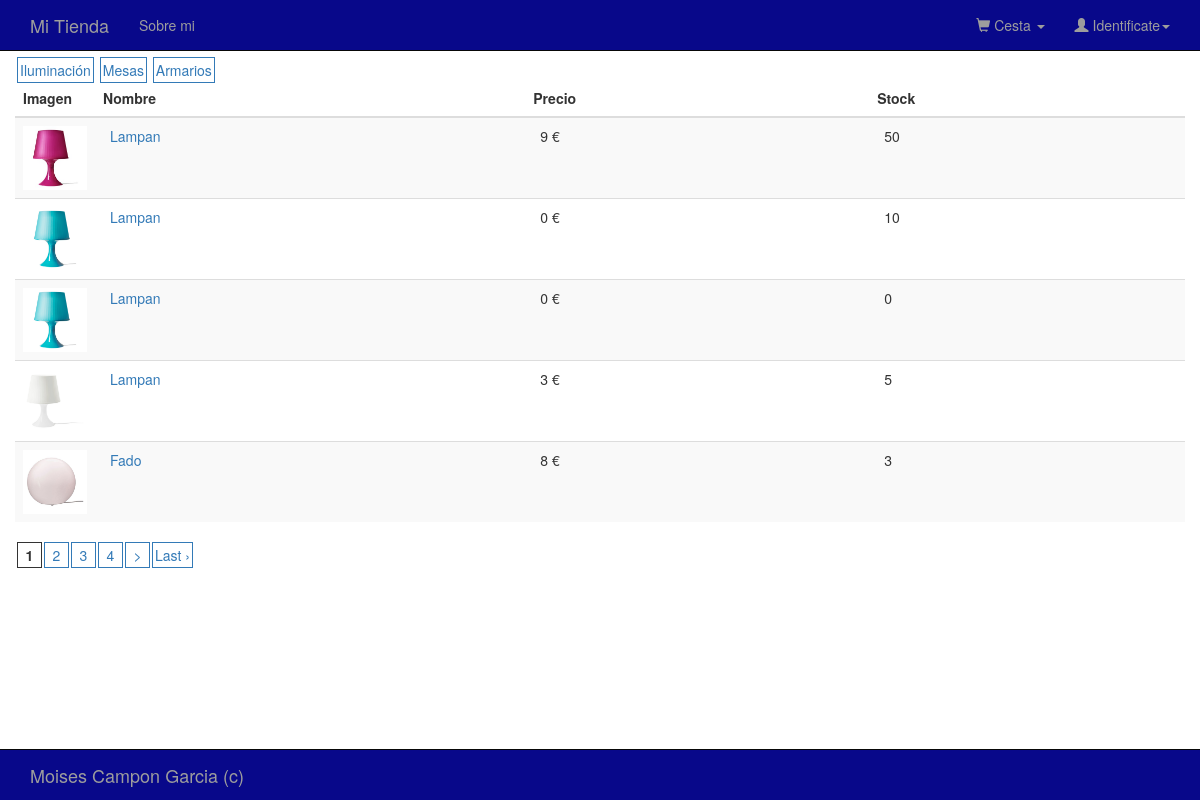
The app's page /index.php/home/ShowProductList/23, older data.
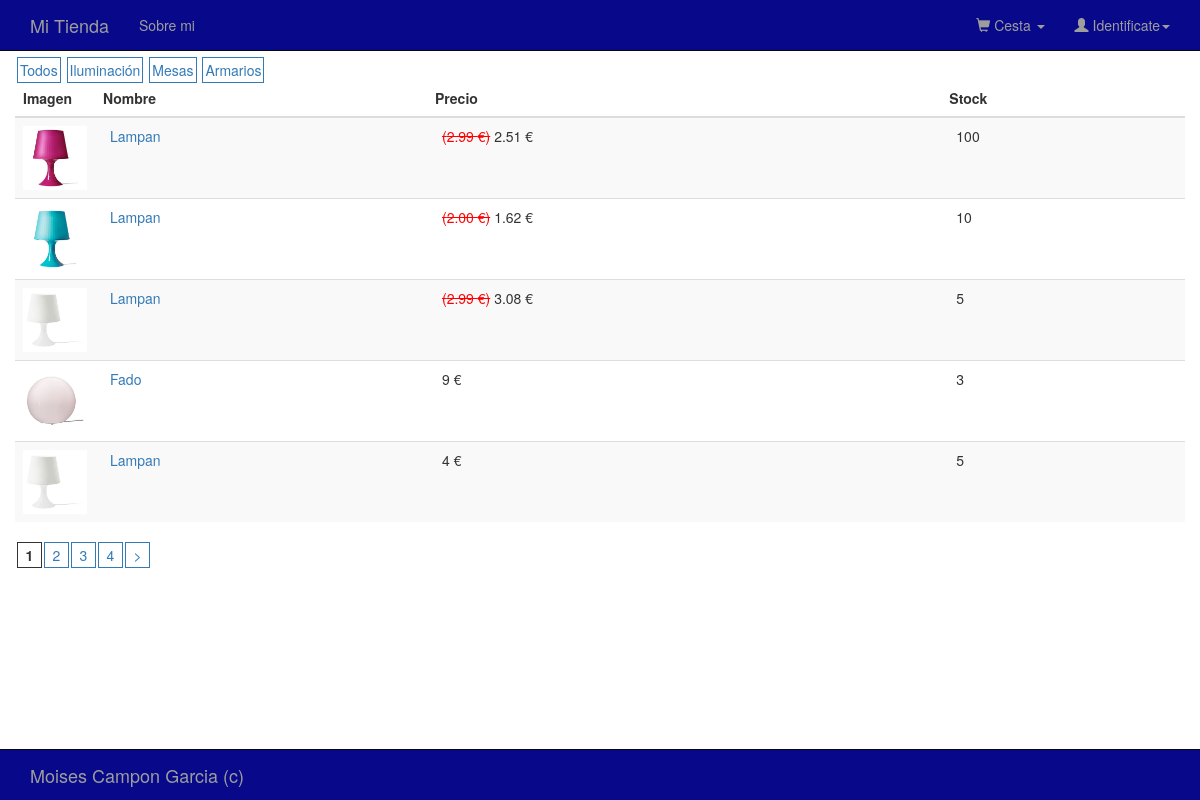
The same page, newer data.
### tables this page shows
CREATE TABLE `category` (
  `idCategory` int(11) NOT NULL,
  `name` varchar(45) DEFAULT NULL,
  `description` text,
  `isActive` tinyint(1) DEFAULT NULL,
  `cod` varchar(45) NOT NULL
);

CREATE TABLE `product` (
  `idProduct` int(11) NOT NULL,
  `name` varchar(45) DEFAULT NULL,
  `price` decimal(6,2) DEFAULT NULL,
  `discount` decimal(5,2) DEFAULT NULL,
  `image` varchar(256) DEFAULT NULL,
  `iva` decimal(5,2) DEFAULT NULL,
  `description` text,
  `stock` int(11) DEFAULT NULL,
  `category_idCategory` int(11) NOT NULL,
  `isActive` tinyint(1) DEFAULT NULL,
  `cod` varchar(15) NOT NULL
);

### application/controllers/home.php (called while the page is built, shortened)
<?php
class Home extends CI_Controller {
	public function __construct()
	{
			$this->load->model('productModel');
			$this->load->model('categoryModel');
	}
   	public function ShowProductList ($idCategory, $offset = 0)
	{
		$limit = 5;
        $config['base_url'] = site_url() . '/home/ShowProductList/' . $idCategory . '/';
        $config['total_rows'] = $this->productModel->GetProductCount($idCategory);
        $config['per_page'] = $limit;
        $config['num_links'] = 3;
        $config["uri_segment"] = 4;
        $this->pagination->initialize($config);
        $categoryList = $this->categoryModel->GetCategoryList();
        $productList = $this->productModel->GetProductList($idCategory, $limit, $offset);
        $data['categoryList'] = $categoryList;
        $data['productList'] = $productList;
        $data['pagination'] = $this->pagination->create_links();
        $data['user'] = $this->session->userdata("login");
        $data['bodyView'] =  $this->load->view('products/productListView', $data, TRUE);
        $this->load->view('layout', $data);
    }
}

### index.php (called while the page is built, shortened)
<?php
require_once BASEPATH.'core/CodeIgniter.php';

### application/models/categoryModel.php (called while the page is built, shortened)
<?php
class CategoryModel extends CI_Model {
	function GetCategoryList(){
    	return $this->db->where('isActive', true)->get('category')->result();
   }
}
?>

### application/models/productModel.php (called while the page is built, shortened)
<?php
class ProductModel extends CI_Model {
  public function GetProductList($category, $limit=99999, $offset=0)
  {
    if ($category != 0)
    {
        return $this->db->where('category_idCategory', $category)->where('isActive', true)->limit($limit, $offset)->get('product')->result();
    }
    else
    {
        return $this->db->where('isActive', true)->limit($limit, $offset)->get('product')->result();
    }
  }
}

### application/views/products/productListView.php (the view, shortened to what this page needs)
<div class="own-category">
    <?php foreach ($categoryList as $row) { ?>
        <a href="<?= site_url('home/ShowProductList/' . $row->idCategory) ?> "> <?= $row->name ?></a>
    <?php } ?>
</div>
<div>
    <table class="table table-striped">
        <thead>
            <tr>
                <th>Imagen</th>
                <th>Nombre</th>
                <th>Precio</th>
                <th>Stock</th>
            </tr>
        </thead>
        <tbody>
    <?php foreach ($productList as $row) {?>
            <tr>
                <td style="width: 64px;">
                    <img width="64" height="64" src="<?= base_url('assets/images/products/' . $row->image)?>"
                        onerror="this.src='<?= base_url('assets/images/products/' . 'unavailable.png')?>';" alt="">
                </td>
                <td style="padding-left: 15px;">
                    <a href="<?= site_url('home/ShowProductById/' . $row->idProduct) ?>">
                        <?= $row->name ?>
                    </a>
                </td>
                <td style="padding-left: 15px;">
                    <?php
                    $iva = $row->iva;
                    if (($row->discount != NULL) && ($row->discount > 0)){
                        $finalPrice = round($row->price * $iva * (100 - $row->discount) / 100, 2);
                        echo "<span class='old-price'>($row->price €)</span> $finalPrice €";
                    }else{
                        echo round($row->price * $iva) . ' €';
                    }
                    ?>
                </td>
                <td style="padding-left: 15px;">
                    <?= $row->stock ?>
                </td>
            </tr>
    <?php } ?>
        </tbody>
    </table>
    <div class="own-pagination">
        <?= $pagination ?>
    </div>
</div>

### application/views/layout.php (shortened to what this page needs)
 <!DOCTYPE html>
<html>
    <head>
        <link href="<?= base_url() ?>assets/css/bootstrap.min.css"
            type="text/css" rel="stylesheet" />
        <link href="<?= base_url() ?>assets/css/shop-homepage.css"
            type="text/css" rel="stylesheet" />
        <link href="<?= base_url() ?>assets/css/tienda.css" type="text/css"
            rel="stylesheet" />
    </head>
    <body>
        <nav class="navbar navbar-inverse navbar-fixed-top" role="navigation">
            <div class="container">
                <div class="navbar-header">
                    <a class="navbar-brand" href="<?= site_url('home') ?>">Mi Tienda</a>
                </div>
                <div class="collapse navbar-collapse"
                    id="bs-example-navbar-collapse-1">
                    <ul class="nav navbar-nav">
                        <li><a href="<?= site_url('home/ShowAboutView') ?>">Sobre mi</a></li>
                    </ul>
                    <ul class="nav navbar-nav navbar-right">
                        <li class="dropdown">
                            <a href="#" class="dropdown-toggle" data-toggle="dropdown" role="button" aria-expanded="false">
                                <span class="glyphicon glyphicon-shopping-cart" aria-hidden="true"></span>
                                Cesta <span id="cartTotalPrice"></span>
                                <span class="caret"></span>
                            </a>
                            </li>
                        <li class="dropdown user-dropdown"><a href="#"
                            class="dropdown-toggle" data-toggle="dropdown"><i
                                class="glyphicon glyphicon-user"></i> <?= isset($user['userName']) ? $user['userName'] : 'Identificate' ?><b class="caret"></b></a>
                        </li>
                    </ul>
                </div>
            </div>
        </nav>
        <div class="own-container container">
            <div class="row">
                <?= $bodyView ?>
            </div>
        </div>
        <div class="navbar navbar-inverse navbar-fixed-bottom">
            <div class="container">
                <div class="navbar-brand" style="color:#9d9d9d">
                    Moises Campon Garcia (c)
                </div>
            </div>
        </div>
    </body>
</html>

### assets/css/shop-homepage.css (style rules this page uses)
.own-pagination strong, .own-pagination a { min-width: 25px; min-height: 25px; display: inline-block; border: solid 1px; text-align: center; margin-left: 2px; padding: 2px; }
.own-category a { border: solid 1px; text-align: center; margin-left: 2px; padding: 2px; }
.navbar.navbar-inverse { background: #08088A; margin: 0; }
.own-container { padding-top: 60px; padding-bottom: 60px; }
.old-price { color: red; text-decoration: line-through; }

Row changes from the older to the newer data that the page shows:
removed product: image (picture), name "Lampan", $row->price * $iva "0", stock "0"
added category: name "Todos"
changed product (number 1 of 5 on the later page): discount 0 → 25 (drawn); price (not shown) → "2.99"; finalPrice (not shown) → "2.51"; stock "50" → "100"; $row->price * $iva "9" → (not shown)
changed product (number 2 of 5 on the later page): discount 0 → 33 (drawn); price (not shown) → "2.00"; finalPrice (not shown) → "1.62"; $row->price * $iva "0" → (not shown)
changed product (number 3 of 5 on the later page): discount 0 → 15 (drawn); price (not shown) → "2.99"; finalPrice (not shown) → "3.08"; $row->price * $iva "3" → (not shown)
changed product "Fado": $row->price * $iva "8" → "9"
now on this page (row edited): product: image (picture), name "Lampan", $row->price * $iva "4", stock "5"
Text that changed along with them:
$pagination: "1 2 3 4 > Last ›" → "1 2 3 4 >"
